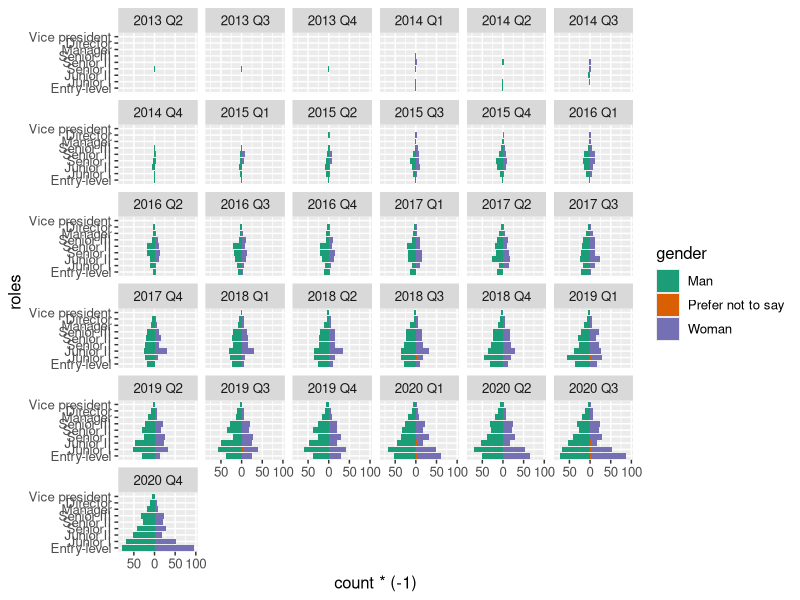
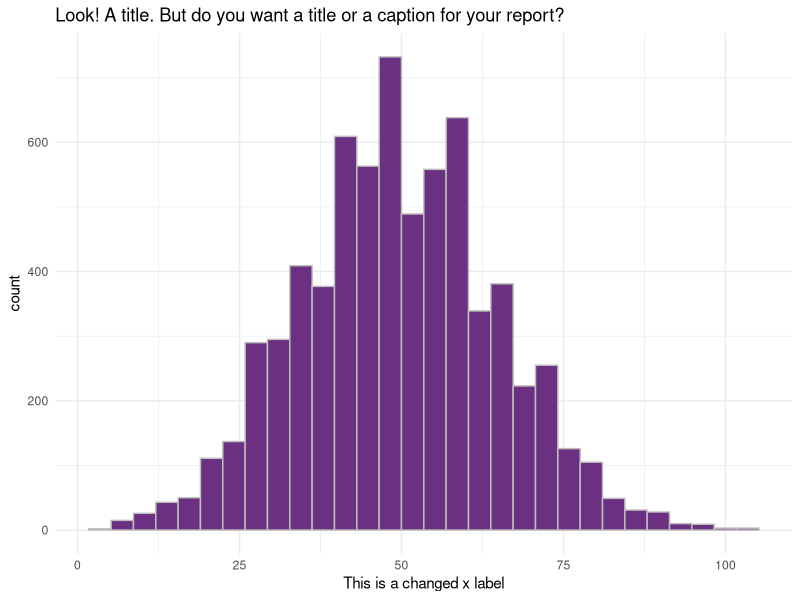

The R source for these figures, in order:
## ---- chunk 1
library(tidyverse)
# this should supress all code and messages
knitr::opts_chunk$set(include=FALSE)
## ---- chunk 2
# This chunk provides an example of some things you can do with RMarkdown to make your report creation process easier
#checking github
# read in the data

black_saber_current_employees <- read_csv("data/black-saber-current-employees.csv")

##3 PHASES 
phase1 <- 
  read.csv("data/phase1-new-grad-applicants-2020.csv")
phase2 <- 
  read.csv("data/phase2-new-grad-applicants-2020.csv")
phase3 <- 
  read.csv("data/phase3-new-grad-applicants-2020.csv")

# create a visualisation
my_plot <- black_saber_current_employees %>% 
  ggplot(aes(x = productivity)) +
  geom_histogram(colour = "grey", fill = "#6C3082") +
  theme_minimal() +
  labs(title = "Look! A title. But do you want a title or a caption for your report?", x = "This is a changed x label")

# save your plot in your images folder, you can specify the height and width, too
# saving this means you can add the image to your exectuve summary without having to run or rerun the code, if you wish
ggsave("images/example.png", width = 7, height = 4)

# norice how the image is included with the ![](file/path.png) below
## ---- chunk 3
#tidy data? 


## ---- chunk 4
roles = c("Entry-level", "Junior I", "Junior II", "Senior I", "Senior II", "Senior III", "Manager", "Director", "Vice president")
promotions <- black_saber_current_employees %>% mutate("role_seniority" = factor(role_seniority, levels = roles)) %>% mutate("order" = as.numeric(role_seniority)/100)

ggplot(data = promotions, aes(x = factor(order), fill = gender)) + 
  geom_bar(data = dplyr::filter(promotions, gender=="Woman")) + geom_bar(data = dplyr::filter(promotions, gender=="Prefer not to say")) +
  geom_bar(data = dplyr::filter(promotions, gender=="Man"),aes(y=..count..*(-1))) + 
  scale_x_discrete(labels = roles) +
  xlab("roles") +
  coord_flip() +
  theme(text = element_text(size=12)) +
  scale_y_continuous(breaks=seq(-100,100,50),labels=abs(seq(-100,100,50))) + 
  scale_fill_brewer(palette="Dark2") +
  facet_wrap(~financial_q)
## ---- chunk 5

## ---- chunk 6
library(tidyverse)
library(lme4)
